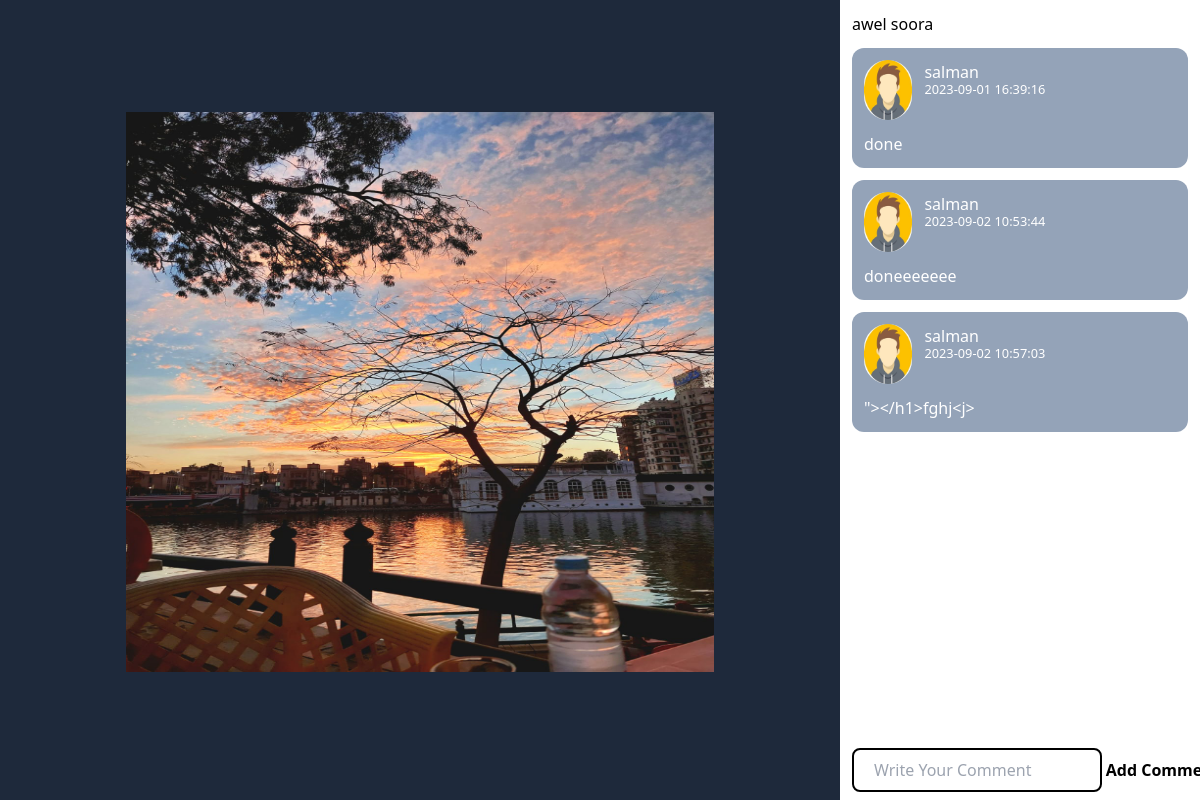
Before: /post/1 (signed in) with the older database file.
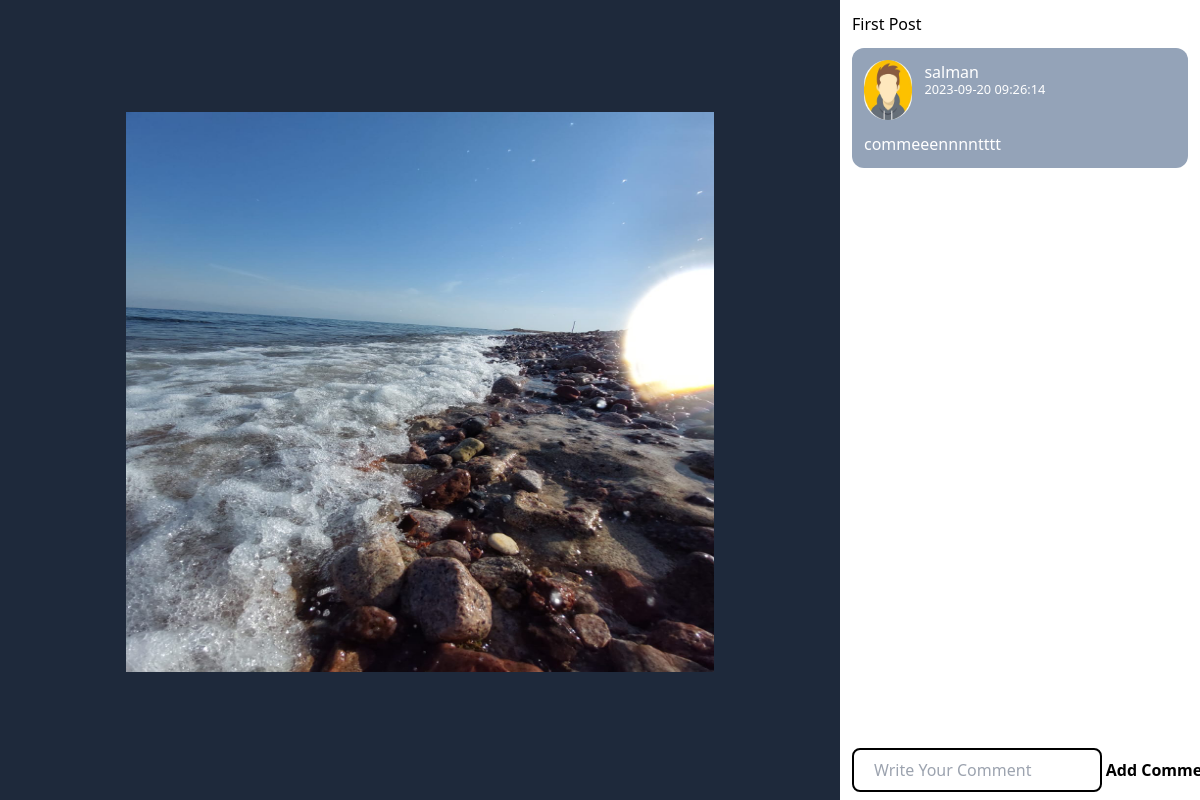
After: the same page with the newer database file.
### tables this page shows
CREATE TABLE posts(
        id INTEGER PRIMARY KEY AUTOINCREMENT,
        Caption TEXT NOT NULL,
        imageurl TEXT NOT NULL,
        timestamp TIMESTAMP DEFAULT CURRENT_TIMESTAMP,
        userid INTEGER NOT NULL,
        FOREIGN KEY (userid) REFERENCES users (id)
        );

CREATE TABLE comments (
            id INTEGER PRIMARY KEY AUTOINCREMENT,
            post_id INTEGER NOT NULL,
            user_id INTEGER NOT NULL,
            text TEXT NOT NULL,
            timestamp TIMESTAMP DEFAULT CURRENT_TIMESTAMP,
            FOREIGN KEY (post_id) REFERENCES posts (id),
            FOREIGN KEY (user_id) REFERENCES users (id)
        );

CREATE TABLE users (
            id INTEGER PRIMARY KEY AUTOINCREMENT,
            username TEXT NOT NULL UNIQUE,    
            Email TEXT NOT NULL UNIQUE ,
            password TEXT NOT NULL,
            imageurl TEXT NOT NULL           
            );

### app.py (the view)
@app.route("/post/<string:id>" , methods=['POST',"GET"])
def postid(id):
    if 'username' in session:
        if request.method=="POST":
            text = request.form['commentText']
            appDB.addComment(connection,session['userId'] , id , text)
            return redirect(url_for('postid' , id=id))
        post = appDB.getSPost(connection,id)
        comments=appDB.getcomment(connection,id)
        print("--------------------------------------")
        print(post)
        print("--------------------------------------")
        return render_template("Posttt.html" , comments=comments , post=post)
    else:
        return "Login to access this page"

### appDB.py (called while the page is built)
def getSPost(conn, postid):
    cursor = conn.cursor()
    query = '''SELECT * FROM posts WHERE id =?'''
    cursor.execute(query, (postid,))
    return cursor.fetchone()

def getcomment(conn , postid):
    cursor=conn.cursor()
    query = '''  SELECT  users.imageurl, users.username, comments.text, comments.timestamp
        FROM comments
        JOIN users ON comments.user_id = users.id
        WHERE comments.post_id = ?'''
    cursor.execute(query,(postid,))
    return cursor.fetchall()

### templates/Posttt.html (shortened to what this page needs)
<!DOCTYPE html>
<html lang="en">
  <head>
    <link rel="stylesheet" href="/static/css/main.css" />
  </head>
  <body>
    <div class="bg-black text-white flex h-screen">
      <div class="w-[70%] h-screen bg-slate-800 fixed">
        <div
          class="w-[70%] h-[35rem] flex justify-center items-center mt-28 m-auto"
        >
          <img src="/{{post[2]}}" alt="/" class="w-full h-full" />
        </div>
      </div>
      <div
        class="bg-white h-screen absolute right-0 w-[30%] p-3 flex flex-col gap-3"
      >
        <h2 class="text-black">{{post[1]}}</h2>
        {% for comment in comments%}
        <div class="bg-slate-400 rounded-xl">
          <div class="flex p-3 gap-3">
            <div class="w-[60px] h-[60px]">
              <img
                src="/{{comment[0]}}"
                alt="/"
                class="w-full h-full rounded-full"
              />
            </div>
            <div class="flex flex-col w-full">
              <p>{{comment[1]}}</p>
              <small class="-mt-1">{{comment[3]}}</small>
            </div>
          </div>
          <div class="px-3 pb-3">{{comment[2]}}</div>
        </div>
        {%endfor%}
        <div class="fixed bottom-2 bg-slate-600d text-black w-[26rem]">
          <form method="post">
            <input
              type="text"
              name="commentText"
              placeholder="Write Your Comment"
              class="w-[60%] px-5 py-2 rounded-lg bg-white text-black border-2 border-black focus:outline-none"
            />
            <button type="submit" class="font-bold">Add Comment</button>
          </form>
        </div>
      </div>
    </div>
  </body>
</html>

Changed rows visible on the page:
removed comments: imageurl (placeholder picture), username "salman", timestamp "2023-09-01 16:39:16", text "done"
removed comments: imageurl (placeholder picture), username "salman", timestamp "2023-09-02 10:53:44", text "doneeeeeee"
removed comments: imageurl (placeholder picture), username "salman", timestamp "2023-09-02 10:57:03", text "\"></h1>fghj<j>"
changed posts: imageurl: a different picture; Caption "awel soora" → "First Post"
now on this page (row edited): comments: imageurl (placeholder picture), username "salman", timestamp "2023-09-20 09:26:14", text "commeeennnntttt"
